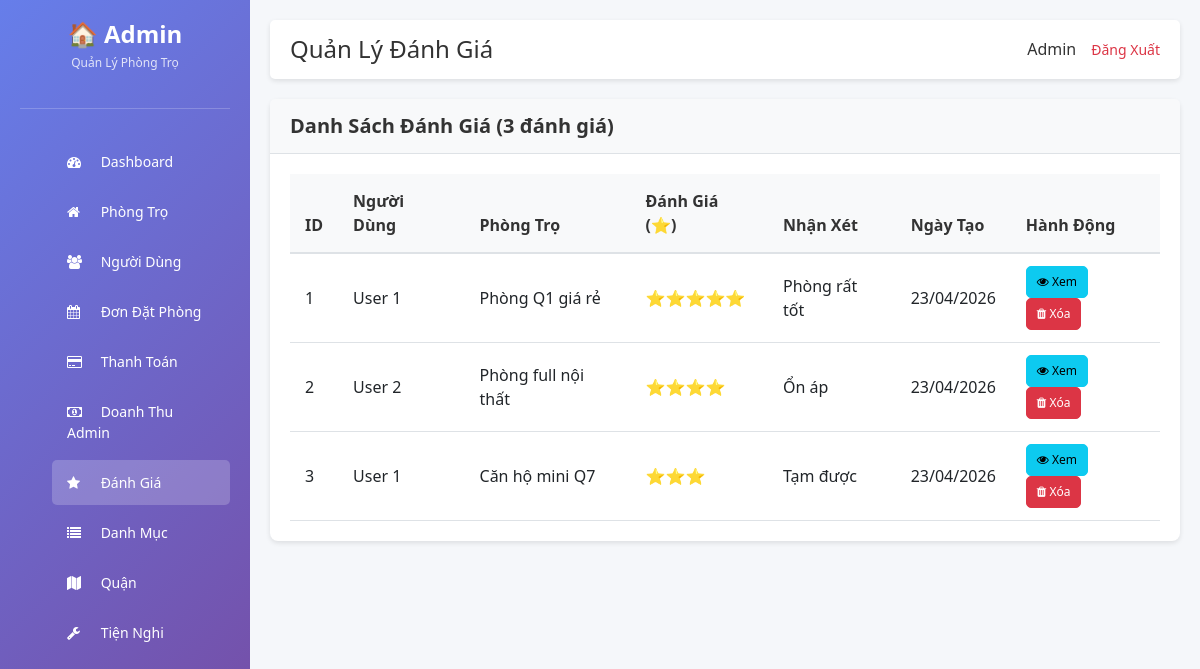
/public/admin/reviews.php (signed in), run on an earlier commit of the app's database.
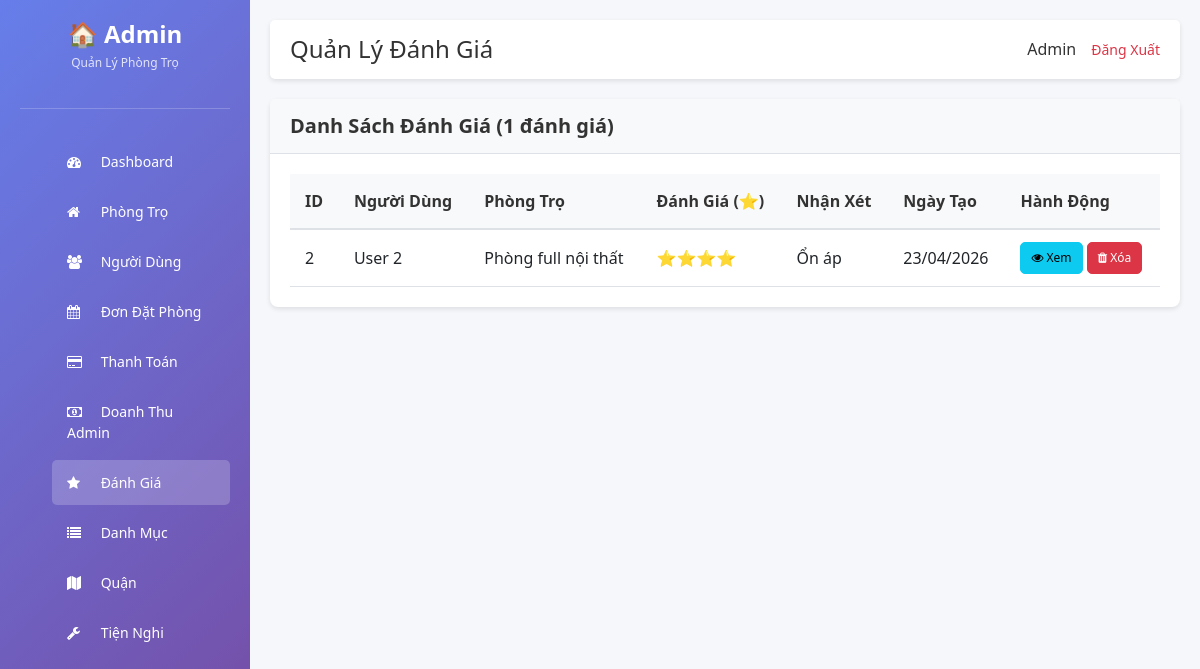
And on a later commit of the database.
### tables this page shows
CREATE TABLE `reviews` (
  `id` int(11) NOT NULL,
  `user_id` int(11) DEFAULT NULL,
  `motel_id` int(11) DEFAULT NULL,
  `rating` int(11) DEFAULT NULL,
  `comment` text DEFAULT NULL,
  `created_at` timestamp NOT NULL DEFAULT current_timestamp()
);

CREATE TABLE `users` (
  `id` int(11) NOT NULL,
  `name` varchar(100) DEFAULT NULL,
  `email` varchar(150) DEFAULT NULL,
  `password` varchar(255) DEFAULT NULL,
  `phone` varchar(20) DEFAULT NULL,
  `avatar` varchar(255) DEFAULT NULL,
  `role` enum('user','owner','admin') DEFAULT 'user',
  `created_at` timestamp NOT NULL DEFAULT current_timestamp(),
  `status` int(1) NOT NULL DEFAULT 0 COMMENT '0: Pending, 1: Active, 2: Banned.'
);

CREATE TABLE `motels` (
  `id` int(11) NOT NULL,
  `title` varchar(255) NOT NULL,
  `description` text DEFAULT NULL,
  `price` int(11) NOT NULL,
  `area` int(11) DEFAULT NULL,
  `address` varchar(255) DEFAULT NULL,
  `lat` decimal(10,8) DEFAULT NULL,
  `lng` decimal(11,8) DEFAULT NULL,
  `phone` varchar(20) DEFAULT NULL,
  `user_id` int(11) NOT NULL,
  `category_id` int(11) DEFAULT NULL,
  `district_id` int(11) DEFAULT NULL,
  `status` enum('pending','approved','hidden') DEFAULT 'pending',
  `count_view` int(11) DEFAULT 0,
  `created_at` timestamp NOT NULL DEFAULT current_timestamp(),
  `updated_at` timestamp NULL DEFAULT NULL
);

### public/admin_init.php (called while the page is built, shortened)
<?php
require_once __DIR__ . '/../config/database.php';
require_once __DIR__ . '/../core/Database.php';
require_once __DIR__ . '/../core/Review.php';
require_once __DIR__ . '/../app/controller/ReviewController.php';
require_once __DIR__ . '/../app/controller/ActivityLogController.php';
$db = new Database($conn);
?>

### app/controller/ReviewController.php (called while the page is built, shortened)
<?php
class ReviewController {
    private $review;
    public function __construct($db, $activityLog = null) {
        $this->review = new Review($db);
    }
    public function listReviews() {
        $page = isset($_GET['page']) ? (int)$_GET['page'] : 1;
        $reviews = $this->review->getAll($page, ITEMS_PER_PAGE);
        $total = $this->review->getTotal();
        $total_pages = ceil($total / ITEMS_PER_PAGE);
        return [
            'reviews' => $reviews,
            'total' => $total,
            'page' => $page,
            'total_pages' => $total_pages
        ];
    }
}
?>

### core/Review.php (called while the page is built, shortened)
<?php
class Review {
    private $db;
    public function __construct($database) {
        $this->db = $database;
    }
    public function getAll($page = 1, $limit = ITEMS_PER_PAGE) {
        $offset = ($page - 1) * $limit;
        $sql = "SELECT r.*, u.name as user_name, u.email, m.title as motel_title
                FROM reviews r
                LEFT JOIN users u ON r.user_id = u.id
                LEFT JOIN motels m ON r.motel_id = m.id
                ORDER BY r.created_at DESC LIMIT $offset, $limit";
        return $this->db->getRows($sql);
    }
    public function getTotal() {
        return $this->db->count('reviews');
    }
}
?>

### core/Database.php (called while the page is built, shortened)
<?php
class Database {
    private $conn;
    public function __construct($connection) {
        $this->conn = $connection;
    }
    public function getRows($sql) {
        $result = $this->conn->query($sql);
        if ($result && $result->num_rows > 0) {
            $rows = [];
            while ($row = $result->fetch_assoc()) {
                $rows[] = $row;
            }
            return $rows;
        }
        return [];
    }
    public function count($table, $where = '') {
        $sql = "SELECT COUNT(*) as count FROM $table";
        $result = $this->conn->query($sql);
        if ($result) {
            $row = $result->fetch_assoc();
            return $row['count'];
        }
        return 0;
    }
}
?>

### public/admin/reviews.php (the view, shortened to what the changed rows need)
<?php
require_once __DIR__ . '/../admin_init.php';
$activityLog = new ActivityLog($db);
$controller = new ReviewController($db, $activityLog);
$data = $controller->listReviews();
?>
<!DOCTYPE html>
<html lang="vi">
<head>
    <link href="https://cdn.jsdelivr.net/npm/bootstrap@5.3.0/dist/css/bootstrap.min.css" rel="stylesheet">
    <link href="https://cdn.jsdelivr.net/npm/font-awesome@4.7.0/css/font-awesome.min.css" rel="stylesheet">
    <link href="<?php echo ADMIN_URL; ?>assets/css/style.css" rel="stylesheet">
</head>
<body>
    <div class="sidebar">
        <div class="logo">
            <h2>🏠 Admin</h2>
        </div>
    </div>
    <div class="main-content">
        <div class="topbar">
            <h1>Quản Lý Đánh Giá</h1>
        </div>
        <div class="card">
            <div class="card-header">
                <h5 class="mb-0">Danh Sách Đánh Giá (<?php echo $data['total']; ?> đánh giá)</h5>
            </div>
            <div class="card-body">
                <?php if (!empty($data['reviews'])): ?>
                <div class="table-responsive">
                    <table class="table table-hover">
                        <thead class="table-light">
                            <tr>
                                <th>ID</th>
                                <th>Người Dùng</th>
                                <th>Phòng Trọ</th>
                                <th>Đánh Giá (⭐)</th>
                                <th>Nhận Xét</th>
                                <th>Ngày Tạo</th>
                                <th>Hành Động</th>
                            </tr>
                        </thead>
                        <tbody>
                            <?php foreach ($data['reviews'] as $review): ?>
                            <tr>
                                <td><?php echo $review['id']; ?></td>
                                <td><?php echo htmlspecialchars($review['user_name'] ?? 'N/A'); ?></td>
                                <td><?php echo htmlspecialchars(substr($review['motel_title'] ?? 'N/A', 0, 25)); ?></td>
                                <td>
                                    <?php
                                    $rating = $review['rating'] ?? 0;
                                    for ($i = 0; $i < $rating; $i++) echo '⭐';
                                    ?>
                                </td>
                                <td><?php echo htmlspecialchars(substr($review['comment'] ?? 'N/A', 0, 30)); ?></td>
                                <td><?php echo date('d/m/Y', strtotime($review['created_at'])); ?></td>
                                <td>
                                    <a href="<?php echo ADMIN_URL . 'review_detail.php?id=' . $review['id']; ?>" class="btn btn-sm btn-info">
                                        <i class="fa fa-eye"></i> Xem
                                    </a>
                                    <a href="<?php echo ADMIN_URL . 'reviews.php?action=delete&id=' . $review['id']; ?>" class="btn btn-sm btn-danger" onclick="return confirm('Xóa đánh giá này?');">
                                        <i class="fa fa-trash"></i> Xóa
                                    </a>
                                </td>
                            </tr>
                            <?php endforeach; ?>
                        </tbody>
                    </table>
                </div>
                <?php else: ?>
                <div class="alert alert-info">Không có đánh giá nào.</div>
                <?php endif; ?>
            </div>
        </div>
    </div>
</body>
</html>

What changed in the data, as far as the page shows it:
removed reviews: id "1", user.name "User 1", motel.title "Phòng Q1 giá rẻ", rating 5 (drawn), comment "Phòng rất tốt", created_at "23/04/2026"
removed reviews: id "3", user.name "User 1", motel.title "Căn hộ mini Q7", rating 3 (drawn), comment "Tạm được", created_at "23/04/2026"
Also different on the page:
$data['total']: "3" → "1"
